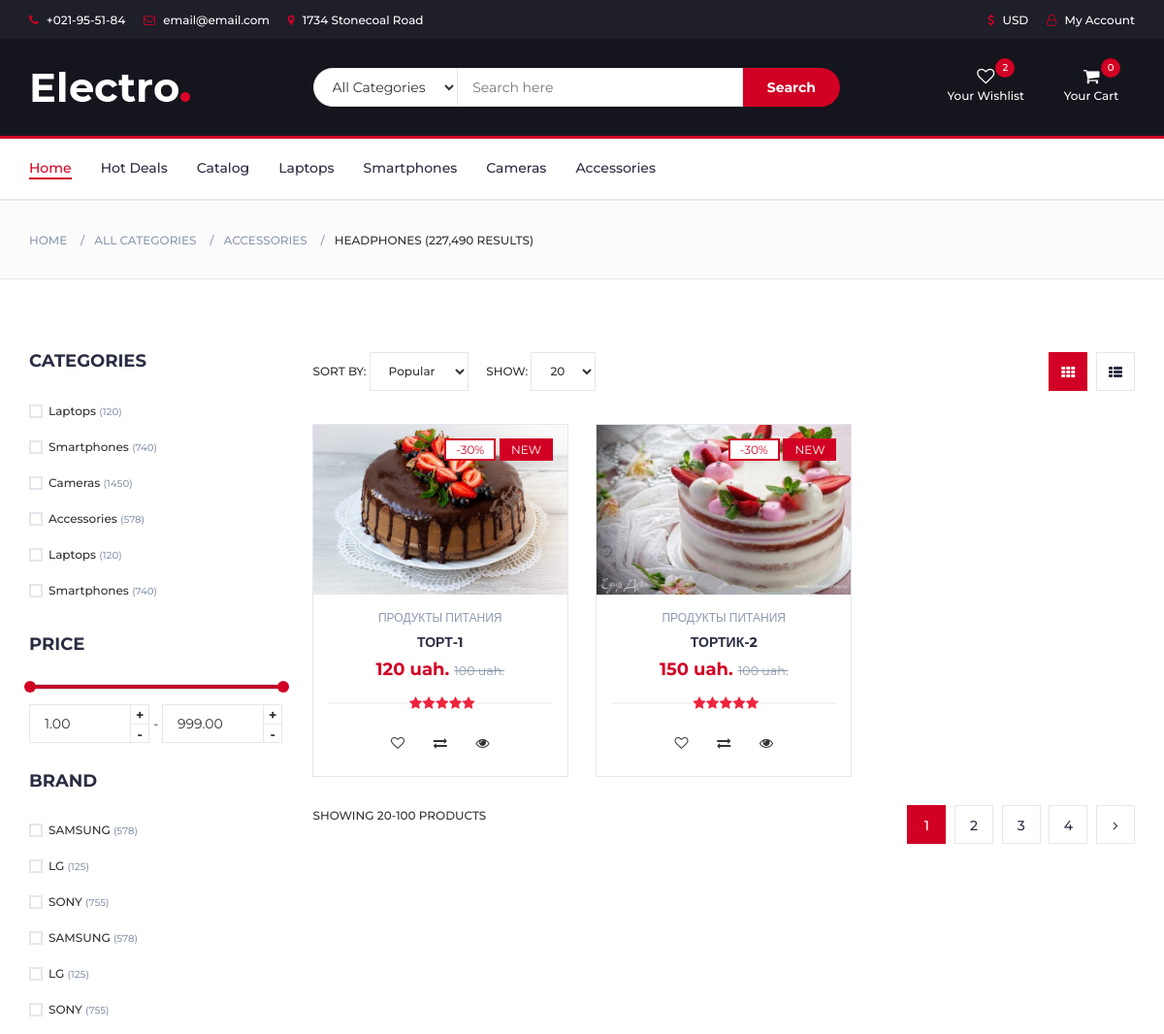
/catalog/ (upper part), run on an earlier commit of the app's database.
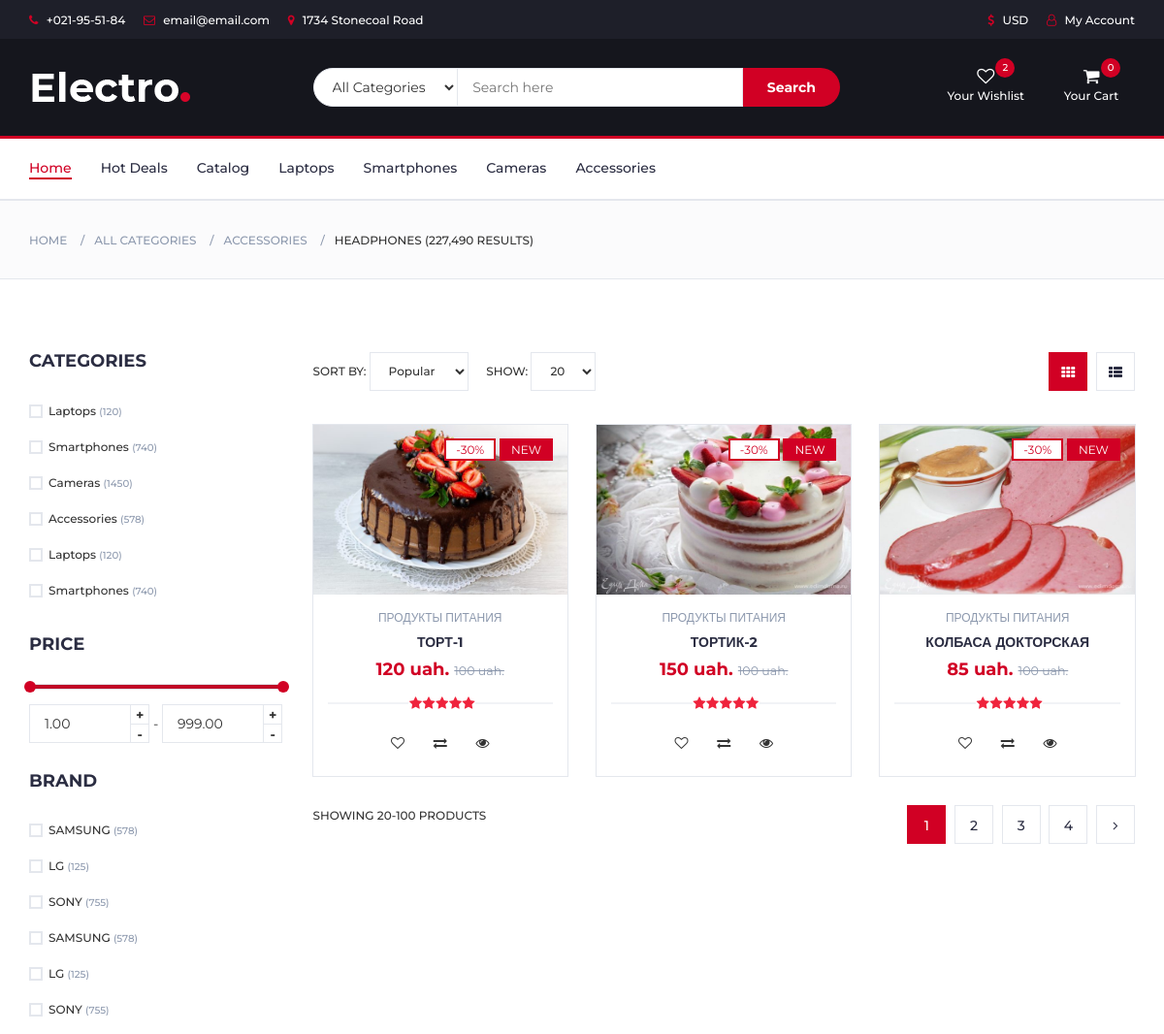
And on a later commit of the database.
### catalog/models.py (models this page shows)
class Product(models.Model):
    name = models.CharField(max_length=255)
    price = models.PositiveIntegerField()
    count = models.PositiveIntegerField()
    description = models.TextField(max_length=512)
    photo = models.FileField(upload_to='goods_photo/')
    producer = models.ForeignKey(Producer, on_delete=models.CASCADE)
    category = models.ForeignKey(Category, on_delete=models.CASCADE)

class Category(models.Model):
    name = models.CharField(max_length=255)

### catalog/views.py (the view)
# urls.py: path('', index),
def index(request):
    data = dict()
    goods = Product.objects.all()
    data['goods'] = goods
    return render(request, 'catalog/index.html', context=data)

### templates/catalog/index.html (shortened to what the changed rows need)
{% extends 'layouts/base.html' %}
{% block content %}
        {% load static %}
		<div class="section">
			<div class="container">
				<div class="row">
					<div id="store" class="col-md-9">
						<div class="row">
							{% for x in goods %}
								<div class="col-md-4 col-xs-6">
									<div class="product">
										<div class="product-img">
											<img src="/media/{{ x.photo }}" width="100%" height="175">
											<div class="product-label">
												<span class="sale">-30%</span>
												<span class="new">NEW</span>
											</div>
										</div>
										<div class="product-body">
											<p class="product-category">{{ x.category.name }}</p>
											<h3 class="product-name"><a href="#">{{ x.name }}</a></h3>
											<h4 class="product-price">{{ x.price }} uah. <del class="product-old-price">100 uah.</del></h4>
											<div class="product-rating">
												<i class="fa fa-star"></i>
												<i class="fa fa-star"></i>
												<i class="fa fa-star"></i>
												<i class="fa fa-star"></i>
												<i class="fa fa-star"></i>
											</div>
											<div class="product-btns">
												<button class="add-to-wishlist"><i class="fa fa-heart-o"></i><span class="tooltipp">add to wishlist</span></button>
												<button class="add-to-compare"><i class="fa fa-exchange"></i><span class="tooltipp">add to compare</span></button>
												<button class="quick-view"><i class="fa fa-eye"></i><span class="tooltipp">quick view</span></button>
											</div>
										</div>
										<div class="add-to-cart">
											<button class="add-to-cart-btn"> add to cart</button>
										</div>
									</div>
								</div>
							{% endfor %}
						</div>
					</div>
				</div>
			</div>
		</div>
{% endblock content %}

What changed in the data, as far as the page shows it:
added Product: photo (picture), category.name "ПРОДУКТЫ ПИТАНИЯ", name "КОЛБАСА ДОКТОРСКАЯ", price "85"
